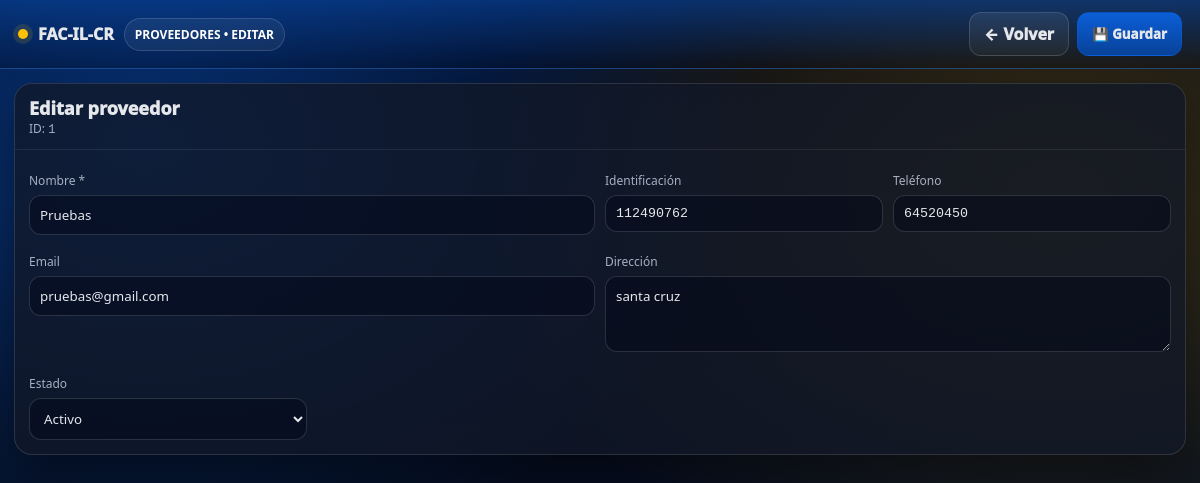
/proveedores_editar.php?id=1 (signed in), run on the app's committed database.
### tables this page shows
CREATE TABLE `proveedores` (
  `id` int(11) NOT NULL,
  `empresa_id` int(11) NOT NULL,
  `nombre` varchar(160) NOT NULL,
  `identificacion` varchar(25) DEFAULT NULL,
  `email` varchar(120) DEFAULT NULL,
  `telefono` varchar(30) DEFAULT NULL,
  `direccion` text DEFAULT NULL,
  `estado` tinyint(4) NOT NULL DEFAULT 1,
  `created_at` timestamp NOT NULL DEFAULT current_timestamp()
);

### proveedores_editar.php (the view, shortened to what this page needs)
<?php
require_once "config/db.php";
function h($s){ return htmlspecialchars((string)$s, ENT_QUOTES, 'UTF-8'); }
$empresa_id=(int)($_SESSION['empresa_id'] ?? 1);
$id=(int)($_GET['id'] ?? $_POST['id'] ?? 0);
$st=$pdo->prepare("SELECT * FROM proveedores WHERE id=? AND empresa_id=?");
$st->execute([$id,$empresa_id]);
$row=$st->fetch(PDO::FETCH_ASSOC);
$nombre=trim($_POST['nombre'] ?? $row['nombre']);
$ident=trim($_POST['identificacion'] ?? ($row['identificacion'] ?? ''));
$email=trim($_POST['email'] ?? ($row['email'] ?? ''));
$tel=trim($_POST['telefono'] ?? ($row['telefono'] ?? ''));
$dir=trim($_POST['direccion'] ?? ($row['direccion'] ?? ''));
$estado=(int)($_POST['estado'] ?? (int)$row['estado']);
?>
<!doctype html><html lang="es"><head><meta charset="utf-8"><meta name="viewport" content="width=device-width,initial-scale=1">
</head><body>
<div class="header">
  <div class="brand"><span class="dot"></span> FAC-IL-CR <span class="pill">PROVEEDORES • EDITAR</span></div>
  <div class="actions"><a class="btn" href="proveedores.php">← Volver</a><button class="btn primary" form="f" type="submit">💾 Guardar</button></div>
</div>
<div class="wrap"><div class="card">
  <div class="hd"><div><div style="font-weight:1000;font-size:18px">Editar proveedor</div><div class="small">ID: <span class="mono"><?= (int)$id ?></span></div></div></div>
  <div class="bd">
    <form id="f" method="post" class="grid">
      <div style="grid-column:span 6"><div class="label">Nombre *</div><input class="input" name="nombre" value="<?= h($nombre) ?>" required></div>
      <div style="grid-column:span 3"><div class="label">Identificación</div><input class="input mono" name="identificacion" value="<?= h($ident) ?>"></div>
      <div style="grid-column:span 3"><div class="label">Teléfono</div><input class="input mono" name="telefono" value="<?= h($tel) ?>"></div>
      <div style="grid-column:span 6"><div class="label">Email</div><input class="input" type="email" name="email" value="<?= h($email) ?>"></div>
      <div style="grid-column:span 6"><div class="label">Dirección</div><textarea class="input" name="direccion" rows="3"><?= h($dir) ?></textarea></div>
      <div style="grid-column:span 3"><div class="label">Estado</div>
        <select class="input" name="estado">
          <option value="1" <?=$estado===1?'selected':''?>>Activo</option>
        </select>
      </div>
    </form>
  </div>
</div></div>
</body></html>

### proveedores_editar.php (style rules this page uses)
:root { --azul:#0b5ed7;--azul-metal:#084298;--amarillo:#ffc107;--amarillo-metal:#ffca2c;--fondo:#071225;--card:rgba(17,24,39,.78);--borde:rgba(255,255,255,.12);--txt:#e5e7eb;--muted:#a7b0c2;--ok:#22c55e;--bad:#ef4444;--info:#38bdf8 }
* { box-sizing:border-box;font-family:system-ui,-apple-system,Segoe UI,Roboto,Arial }
body { margin:0;color:var(--txt);background:radial-gradient(1000px 680px at 12% 18%, rgba(11,94,215,.52), transparent 62%),radial-gradient(1000px 680px at 88% 24%, rgba(255,193,7,.22), transparent 60%),linear-gradient(180deg,#020617,var(--fondo));min-height:100vh }
.header { display:flex;align-items:center;justify-content:space-between;gap:14px;padding:12px 18px;border-bottom:1px solid rgba(255,255,255,.08);background:linear-gradient(180deg, rgba(8,66,152,.65), rgba(2,6,23,.25));position:sticky;top:0;backdrop-filter: blur(12px);z-index:60 }
.brand { display:flex;align-items:center;gap:10px;font-weight:1000 }
.dot { width:10px;height:10px;border-radius:50%;background:var(--amarillo);box-shadow:0 0 0 5px rgba(255,193,7,.12) }
.pill { padding:7px 10px;border-radius:999px;border:1px solid rgba(255,255,255,.14);background:rgba(255,255,255,.06);font-size:12px;font-weight:900;color:#fff }
.btn { display:inline-flex;align-items:center;justify-content:center;gap:8px;padding:10px 14px;border-radius:12px;border:1px solid rgba(255,255,255,.14);background:linear-gradient(180deg,rgba(255,255,255,.08),rgba(255,255,255,.04));color:var(--txt);font-weight:1000;cursor:pointer;text-decoration:none }
.btn.primary { background:linear-gradient(180deg,var(--azul),var(--azul-metal));border-color:rgba(11,94,215,.45) }
.wrap { max-width:1500px;margin:auto;padding:14px }
.card { background:var(--card);border:1px solid var(--borde);border-radius:18px;box-shadow:0 18px 50px rgba(0,0,0,.45);overflow:hidden }
.card .hd { padding:12px 14px;border-bottom:1px solid rgba(255,255,255,.08);display:flex;justify-content:space-between;gap:10px;align-items:center }
.card .bd { padding:14px }
.small { font-size:12px;color:var(--muted) }
.grid { display:grid;grid-template-columns:repeat(12,minmax(0,1fr));gap:10px }
.input,select,textarea { width:100%;padding:10px;border-radius:12px;border:1px solid rgba(255,255,255,.14);background:rgba(2,6,23,.45);color:var(--txt);outline:none }
.label { font-size:12px;color:var(--muted);margin:8px 0 6px }
.mono { font-family:ui-monospace,SFMono-Regular,Menlo,Monaco,Consolas,"Liberation Mono","Courier New",monospace }
.actions { display:flex;gap:8px;flex-wrap:wrap;justify-content:flex-end }

### data on the page
proveedores: nombre "Pruebas", identificacion "112490762", telefono "64520450", email "pruebas@gmail.com", direccion "santa cruz", estado "Activo"

### other printed values
$id "1"
